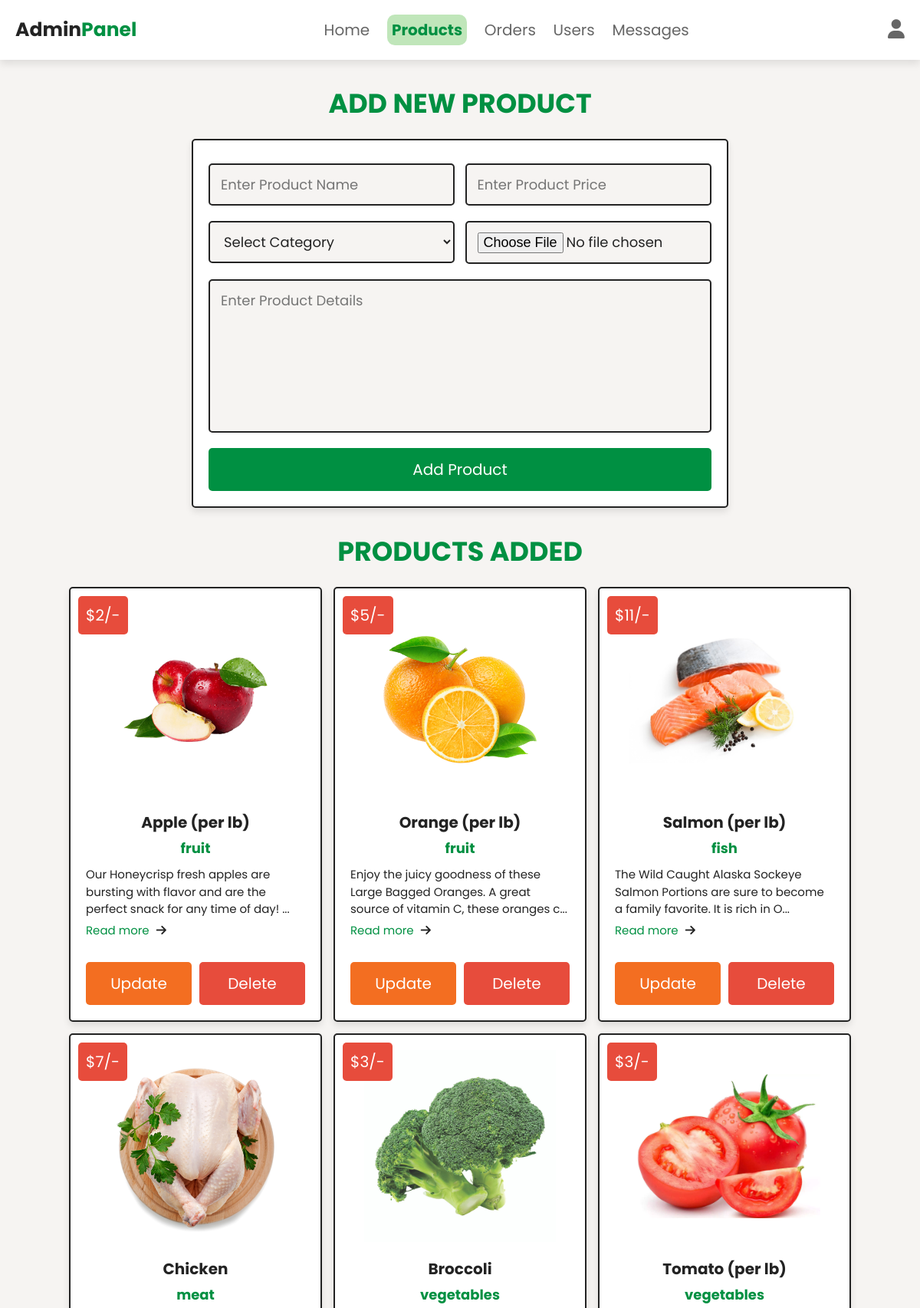
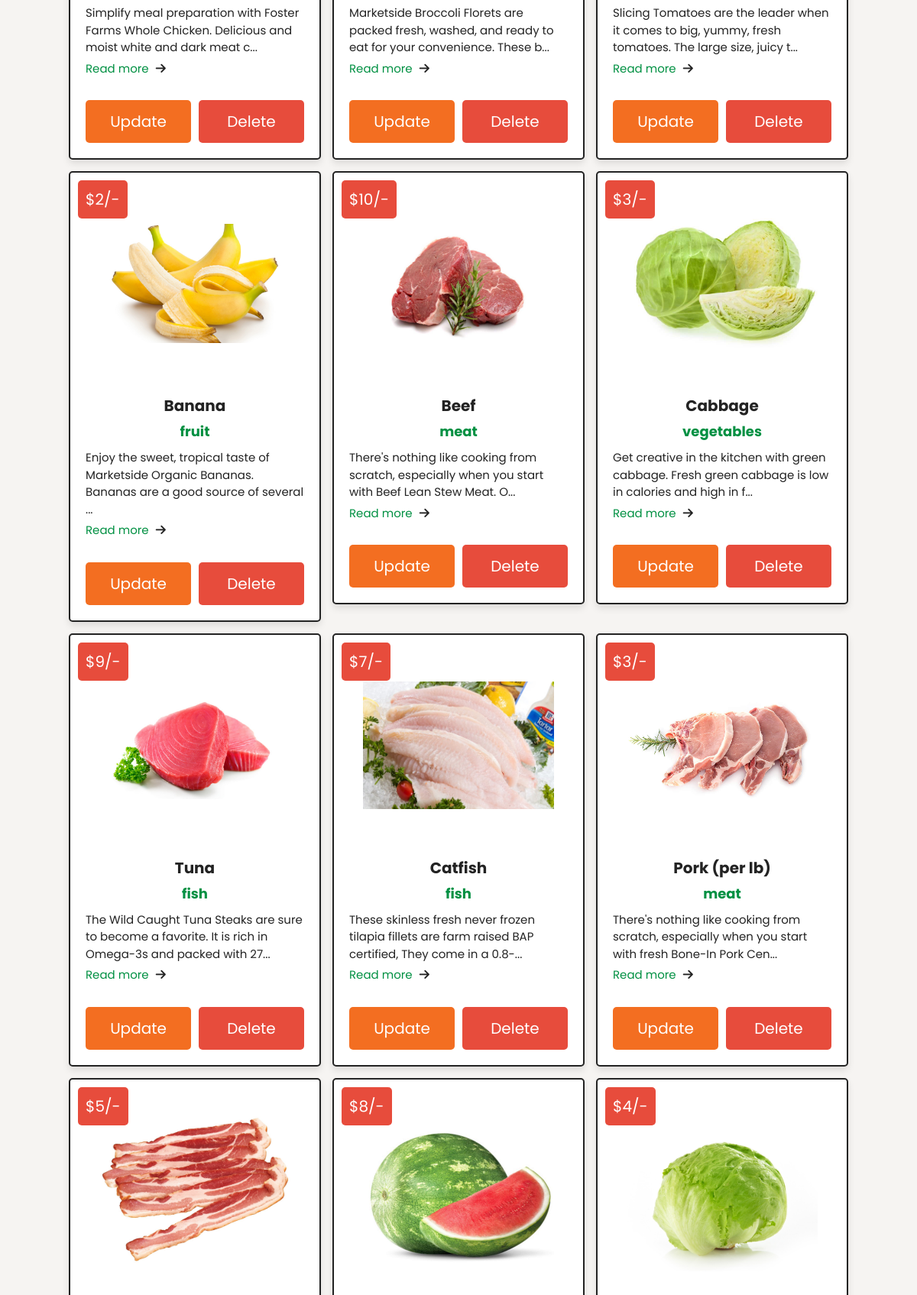
/admin_products.php (signed in, upper part), run on the app's committed database (2 pictures, top to bottom).
### tables this page shows
CREATE TABLE `products` (
  `id` int(100) NOT NULL,
  `name` varchar(100) NOT NULL,
  `category` varchar(20) NOT NULL,
  `details` varchar(500) NOT NULL,
  `price` int(100) NOT NULL,
  `image` varchar(100) NOT NULL
);

### admin_products.php (the view, shortened to what this page needs)
<?php
    @include 'config.php';
?>
<!DOCTYPE html>
<html lang="en">
<head>
    <link rel = "stylesheet" href = "https://cdnjs.cloudflare.com/ajax/libs/font-awesome/6.5.1/css/all.min.css">
    <link rel = "stylesheet" href = "css/admin_style.css">
</head>
<body>
    <?php include 'admin_header.php';?>
    <section class = "add-products">
        <h1 class = "title">Add New Product</h1>
        <form action = "" method = "POST" enctype = "multipart/form-data">
            <div class = "flex">
                <div class = "input-box">
                    <input type = "text" name = "name" class = "box" required placeholder = "Enter Product Name">
                    <select name = "category" class = "box" required>
                        <option value = "" selected disabled>Select Category</option>
                    </select>
                </div>
                <div class = "input-box">
                    <input type = "number" min = "0" name = "price" class = "box" required placeholder = "Enter Product Price">
                    <input type = "file" name = "image" class = "box" required accept = "image/jpg, image/jpeg, image/png">
                </div>
                <textarea name = "details" class = "box" required placeholder = "Enter Product Details" cols = "30" rows = "10"></textarea>
                <input type = "submit" class = "btn" value = "Add Product" name = "add_product">
            </div>
        </form>
    </section>
    <section class = "show-products">
        <h1 class = "title">Products Added</h1>
        <div class = "box-container">
            <?php
                $show_products = $conn->prepare("SELECT * FROM `products`");
                $show_products->execute();
                if ($show_products->rowCount() > 0){
                    while ($fetch_products = $show_products->fetch(PDO::FETCH_ASSOC)){
            ?>
            <div class = "box">
                <div class = "price">$<?= $fetch_products['price']; ?>/-</div>
                <img src = "uploaded_img/<?= $fetch_products['image']; ?>" alt = "">
                <div class = "name"><?= $fetch_products['name']; ?></div>
                <div class = "category"><?= $fetch_products['category']; ?></div>
                <div class = "details">
                    <div class = "short-details"><?= substr($fetch_products['details'], 0, 100); ?>...</div>
                    <a href = "#" class = "read-more">Read more <i class="fas fa-arrow-right"></i></a>
                </div>
                <div class = "flex-btn">
                    <a href = "admin_update_product.php?update=<?= $fetch_products['id']; ?>" class = "option-btn">Update</a>
                    <a href = "admin_products.php?delete=<?= $fetch_products['id']; ?>" class = "delete-btn" onClick = "return confirm('Delete This Product?');">Delete</a>
                </div>
            </div>
            <?php
                    }
                } else {
                    echo '<p class = "empty">No Product Added Yet!</p>';
                }
            ?>
        </div>
    </section>
</body>
</html>

### css/admin_style.css (style rules this page uses)
.add-products form { max-width: 70rem; padding: 2rem; margin: 0 auto; text-align: center; border: var(--border); box-shadow: var(--box-shadow); background-color: var(--white); border-radius: 0.5rem; }
.add-products form .flex { display: flex; justify-content: space-between; flex-wrap: wrap; }
.add-products form .flex .input-box { width: 49%; }
.add-products form .box { width: 100%; margin: 1rem 0; padding: 1.2rem 1.4rem; font-size: 1.8rem; color: var(--black); border-radius: 0.5rem; background-color: var(--light-bg); border: var(--border); }
.add-products form textarea { height: 20rem; resize: none; }
.show-products { padding-top: 0; }
.show-products .box-container { display: grid; grid-template-columns: repeat(auto-fit, 33rem); gap: 1.5rem; align-items: flex-start; justify-content: center; }
.show-products .box-container .box { text-align: center; border: var(--border); box-shadow: var(--box-shadow); background-color: var(--white); border-radius: 0.5rem; padding: 2rem; position: relative; }
.show-products .box-container .box .price { position: absolute; top: 1rem; left: 1rem; padding: 1rem; font-size: 2rem; color: var(--white); background-color: var(--red); border-radius: 0.5rem; }
.show-products .box-container .box img { width: 25rem; height: 25rem; object-fit: contain; margin-bottom: 1rem; }
.show-products .box-container .box .name { margin: 0.5rem 0; font-size: 2rem; font-weight: bolder; color: var(--black); }
.show-products .box-container .box .category { font-size: 1.8rem; font-weight: bold; color: var(--green); }
.show-products .box-container .box .details { padding-top: 1rem; font-size: 1.5rem; align-content: flex-start; line-height: 1.5; color: var(--light-color); margin-bottom: 20px; text-align: left; }
.show-products .box-container .box .details .short-details { max-height: 100px; overflow: hidden; }
.show-products .box-container .box .details .read-more { display: inline-block; color: var(--green); margin-top: 5px; text-decoration: none; }
.show-products .box-container .box .details .read-more i { margin-left: 5px; }

### css/components.css (style rules this page uses)
:root { --green: #009042; --light-green: #c0e6ba; --orange: #f36e21; --red: #e74c3c; --black: #232323; --light-color: #666; --grey: #c0c0c0; --white: #fff; --light-bg: #f6f4f2; --border: 0.2rem solid var(--black); --box-shadow: 0 0.5rem 1rem rgba(0, 0, 0, 0.1); --background-gradient: linear-gradient(45deg, #3aada8, #a2d5ac, #e5eec1, #ceffc9); }
* { font-family: "Poppins", sans-serif; margin: 0; padding: 0; box-sizing: border-box; outline: none; border: none; text-decoration: none; color: var(--black); }
body { background-color: var(--light-bg); }
html { font-size: 62.5%; overflow-x: hidden; scroll-behavior: smooth; scroll-padding-top: 6.5rem; }
section { padding: 3rem 2rem; max-width: 1200px; margin: 0 auto; }
.btn, .delete-btn, .option-btn { display: block; width: 100%; margin-top: 1rem; border-radius: 0.5rem; color: var(--white); font-size: 2rem; padding: 1.3rem 3rem; cursor: pointer; text-align: center; }
.flex-btn { display: flex; flex-wrap: wrap; gap: 1rem; }
.flex-btn > * { flex: 1; }
.btn { background-color: var(--green); }
.delete-btn { background-color: var(--red); }
.option-btn { background-color: var(--orange); }
.title { text-align: center; margin-bottom: 2rem; text-transform: uppercase; color: var(--green); font-size: 3.5rem; }

### data on the page
products: price "2", image (picture), name "Apple (per lb)", category "fruit", details "Our Honeycrisp fresh apples are bursting with flavor and are the perfect snack for any time of day!"
products: price "5", image (picture), name "Orange (per lb)", category "fruit", details "Enjoy the juicy goodness of these Large Bagged Oranges. A great source of vitamin C, these oranges c"
products: price "11", image (picture), name "Salmon (per lb)", category "fish", details "The Wild Caught Alaska Sockeye Salmon Portions are sure to become a family favorite. It is rich in O"
products: price "7", image (picture), name "Chicken", category "meat", details "Simplify meal preparation with Foster Farms Whole Chicken. Delicious and moist white and dark meat c"
products: price "3", image (picture), name "Broccoli", category "vegetables", details "Marketside Broccoli Florets are packed fresh, washed, and ready to eat for your convenience. These b"
products: price "3", image (picture), name "Tomato (per lb)", category "vegetables", details "Slicing Tomatoes are the leader when it comes to big, yummy, fresh tomatoes. The large size, juicy t"
products: price "2", image (picture), name "Banana", category "fruit", details "Enjoy the sweet, tropical taste of Marketside Organic Bananas. Bananas are a good source of several"
products: price "10", image (picture), name "Beef", category "meat", details "There's nothing like cooking from scratch, especially when you start with Beef Lean Stew Meat. O"
products: price "3", image (picture), name "Cabbage", category "vegetables", details "Get creative in the kitchen with green cabbage. Fresh green cabbage is low in calories and high in f"
products: price "9", image (picture), name "Tuna", category "fish", details "The Wild Caught Tuna Steaks are sure to become a favorite. It is rich in Omega-3s and packed with 27"
products: price "7", image (picture), name "Catfish", category "fish", details "These skinless fresh never frozen tilapia fillets are farm raised BAP certified, They come in a 0.8-"
products: price "3", image (picture), name "Pork (per lb)", category "meat", details "There's nothing like cooking from scratch, especially when you start with fresh Bone-In Pork Cen"
products: price "5", image (picture)
products: price "8", image (picture)
products: price "4", image (picture)
